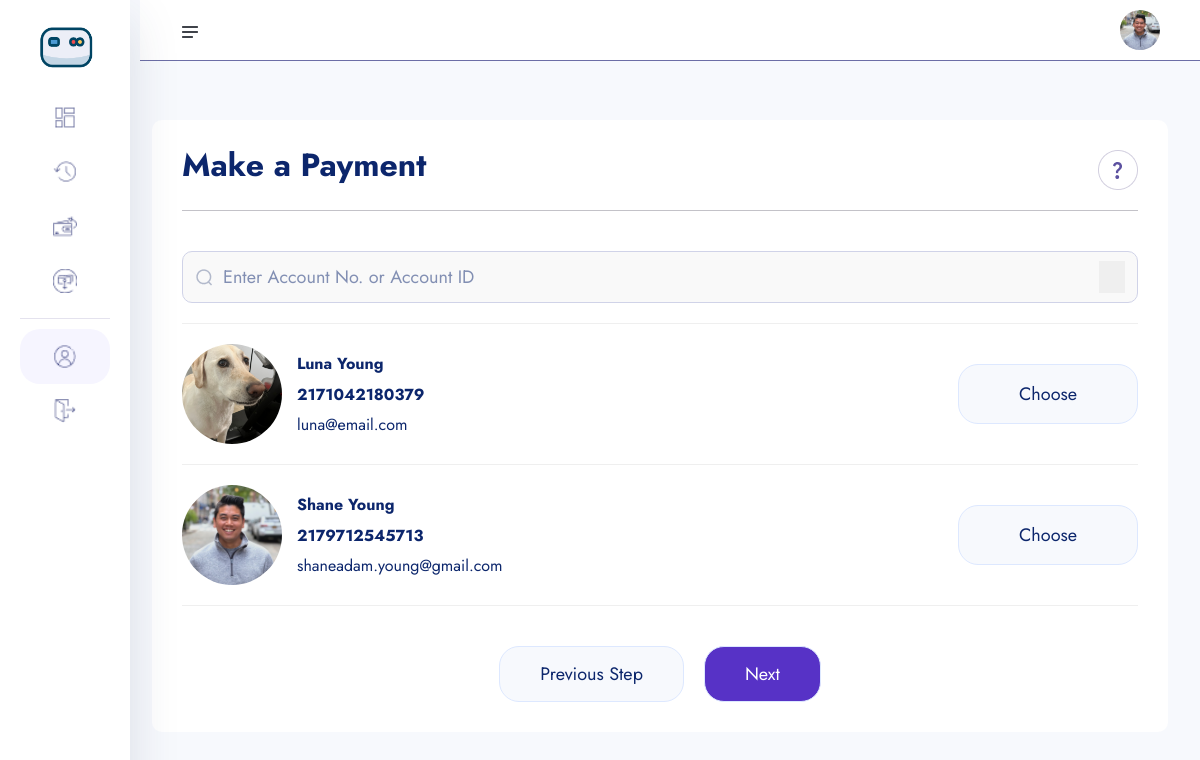
Page /search-acct/ (signed in) on the committed database.
### userauths/models.py (models this page shows, shortened)
class User(AbstractUser):
    username = models.CharField(max_length=100)
    email = models.EmailField(unique=True)
    is_staff = models.BooleanField(default=False)
    is_superuser = models.BooleanField(default=False)
    USERNAME_FIELD = 'email'
    REQUIRED_FIELDS = ['username']

### account/models.py (models this page shows, shortened)
class KYC(models.Model):
    id = models.UUIDField(primary_key=True, unique=True, default=uuid.uuid4, editable=False)
    user = models.OneToOneField(User, on_delete=models.CASCADE)
    account = models.OneToOneField(Account, on_delete=models.CASCADE, null=True, blank=True)
    full_name = models.CharField(max_length=1000)
    image = models.ImageField(upload_to="kyc", default="default.jpg")
    marital_status = models.CharField(choices=MARITAL_STATUS, max_length=40)
    gender = models.CharField(choices=GENDER, max_length=40)
    identity_type = models.CharField(choices=IDENTITY_TYPE, max_length=140)
    identity_image = models.ImageField(upload_to="kyc", null=True, blank=True)
    date_of_birth = models.DateTimeField(auto_now_add=False)
    signature = models.ImageField(upload_to="kyc")
    country = models.CharField(max_length=100)
    state = models.CharField(max_length=100)
    city = models.CharField(max_length=100)
    mobile = models.CharField(max_length=1000)
    fax = models.CharField(max_length=1000)
    date = models.DateTimeField(auto_now_add=True)

class Account(models.Model):
    id = models.UUIDField(primary_key=True, unique=True, default=uuid.uuid4, editable=False)
    user = models.OneToOneField(User, on_delete=models.CASCADE)
    account_balance = models.DecimalField(max_digits=12, decimal_places=2, default=0.00)
    account_number = ShortUUIDField(unique=True, length=10, max_length=25, prefix="217", alphabet="1234567890")
    account_id = ShortUUIDField(unique=True, length=7, max_length=25, prefix="SAY", alphabet="1234567890")
    pin_number = ShortUUIDField(unique=True, length=4, max_length=7, alphabet="1234567890")
    ref_code = ShortUUIDField(unique=True, length=10, max_length=10, alphabet="abcdefgh1234567890")
    account_status = models.CharField(max_length=100, choices=ACCOUNT_STATUS, default="active")
    date = models.DateTimeField(auto_now_add=True)
    kyc_submitted = models.BooleanField(default=False)
    kyc_confirmed = models.BooleanField(default=False)
    recommended_by = models.ForeignKey(User, on_delete=models.DO_NOTHING, blank=True, null=True, related_name="recommended_by")
    class Meta:
        ordering = ['-date']

### main_app/transfer.py (the view)
# urls.py: path("search-acct/", transfer.search_users_acct_number, name='search-acct'),
@login_required
def search_users_acct_number(request):
    account = Account.objects.all()
    query = request.POST.get("account_number")
    if query:
        account = account.filter(
            Q(account_number=query)|
            Q(account_id=query)
        ).distinct()
    context = {
        "account" : account,
        "query" : query,
    }
    return render(request, "transfer/search-user-by-acct.html", context)

### templates/transfer/search-user-by-acct.html (shortened to what this page needs)
{% extends "partials/dashboard-base.html" %}
{% load static %}
{% block content %}
    <section class="dashboard-section body-collapse pay step">
        <div class="overlay pt-120">
            <div class="container-fluid">
                <div class="main-content">
                    <div class="head-area d-flex align-items-center justify-content-between">
                        <h4>Make a Payment</h4>
                        <div class="icon-area">
                            <img src="{% static 'assets1/images/icon/support-icon.png' %}" alt="icon">
                        </div>
                    </div>
                    <form method="POST" class="flex-fill">
                        <div class="form-group d-flex align-items-center">
                            <img src="{% static 'assets/images/icon/search.png' %}" alt="icon">
                            <input type="text" name="account_number" placeholder="Enter Account No. or Account ID">
                            <button type="submit"><i class="fas fa-angle-right"></i></button>
                        </div>
                    </form>
                    <div class="user-select">
                        {% for a in account %}
                        <div class="single-user">
                            <div class="left d-flex align-items-center">
                                <div class="img-area">
                                    <img src="{{ a.user.kyc.image.url }}" style="width: 100px; height: 100px; border-radius: 50%; object-fit: cover"  alt="image">
                                </div>
                                <div class="text-area">
                                    <p>{{a.user.kyc.full_name|title}}</p>
                                    <span class="mdr"><b>{{a.account_number}}</b></span><br>
                                    <span class="mdr">{{a.user.email}}</span>
                                </div>
                            </div>
                            <div class="right">
                                <a href="{% url "main_app:amount-transfer" a.account_number %}">Choose</a>
                            </div>
                        </div>
                        {% empty %}
                        <div>
                            <h4 class="mt-4">Account does not exist.</h4>
                        </div>
                        {% endfor %}
                    </div>
                    <div class="footer-area mt-40">
                        <a href="pay.html">Previous Step</a>
                        <a href="pay-step-2.html" class="active">Next</a>
                    </div>
                </div>
            </div>
        </div>
    </section>
{% endblock content %}

### templates/partials/dashboard-base.html (shortened to what this page needs)
{% load static %}
<!doctype html>
<html lang="en">
<head>
    <link rel="stylesheet" href="{% static 'assets1/css/bootstrap.min.css' %}">
    <link rel="stylesheet" href="{% static 'assets1/css/fontawesome.min.css' %}">
    <link rel="stylesheet" href="{% static 'assets1/css/jquery-ui.css' %}">
    <link rel="stylesheet" href="{% static 'assets1/css/plugin/apexcharts.css' %}">
    <link rel="stylesheet" href="{% static 'assets1/css/plugin/nice-select.css' %}">
    <link rel="stylesheet" href="{% static 'assets1/css/arafat-font.css' %}">
    <link rel="stylesheet" href="{% static 'assets1/css/plugin/animate.css' %}">
    <link rel="stylesheet" href="{% static 'assets1/css/style.css' %}">
</head>
<body>
    <header class="header-section body-collapse">
        <div class="overlay">
            <div class="container-fluid">
                <div class="row d-flex header-area">
                    <div class="navbar-area d-flex align-items-center justify-content-between">
                        <div class="sidebar-icon">
                            <img src="{% static 'assets1/images/icon/menu.png' %}" alt="icon">
                        </div>
                        <div class="dashboard-nav">
                            <div class="single-item user-area">
                                <div class="profile-area d-flex align-items-center">
                                    <span class="user-profile">
                                        <img style="width: 40px; height: 40px; border-radius: 50%; object-fit: cover" src="{{ user.kyc.image.url }}" alt="User">
                                    </span>
                                </div>
                            </div>
                        </div>
                    </div>
                    <div class="sidebar-wrapper">
                        <div class="sidebar-logo">
                            <a href=""><img src="{% static 'assets1/images/logo.png' %}" alt="logo" style="height: 50px; border-radius: 50%"></a>
                        </div>
                        <ul>
                            <li>
                                <a href="{% url "account:dashboard" %}">
                                    <img src="{% static 'assets1/images/icon/dashboard.png' %}" alt="Dashboard"> <span>Dashboard</span>
                                </a>
                            </li>
                            <li>
                                <a href="{% url "main_app:transactions" %}">
                                    <img src="{% static 'assets1/images/icon/transactions.png' %}" alt="Transactions"> <span>Transactions</span>
                                </a>
                            </li>
                            <li>
                                <a href="{% url "main_app:search-acct" %}">
                                    <img src="{% static 'assets1/images/icon/pay.png' %}" alt="Pay"> <span>Make Payment</span>
                                </a>
                            </li>
                            <li>
                                <a href="{% url "main_app:request-search-acct" %}">
                                    <img src="{% static 'assets1/images/icon/receive.png' %}" alt="Receive"> <span>Request Payment</span>
                                </a>
                            </li>
                        </ul>
                        <ul class="bottom-item">
                            <li class="active">
                                <a href="{% url "account:account" %}">
                                    <img src="{% static 'assets1/images/icon/account.png' %}" alt="Account"> <span>Account</span>
                                </a>
                            </li>
                            <li>
                                <a href="{% url "userauths:sign-out" %}">
                                    <img src="{% static 'assets1/images/icon/quit.png' %}" alt="Quit"> <span>Logout</span>
                                </a>
                            </li>
                        </ul>
                    </div>
                </div>
            </div>
        </div>
    </header>
{% block content %}
{% endblock content %}
    </body>
</html>

### rows in the picture
User: kyc.image (picture)
Account: user.kyc.image (picture), user.kyc.full_name "Luna Young", account_number "2171042180379", user.email "luna@email.com"
Account: user.kyc.image (picture), user.kyc.full_name "Shane Young", account_number "2179712545713", user.email "shaneadam.young@gmail.com"
